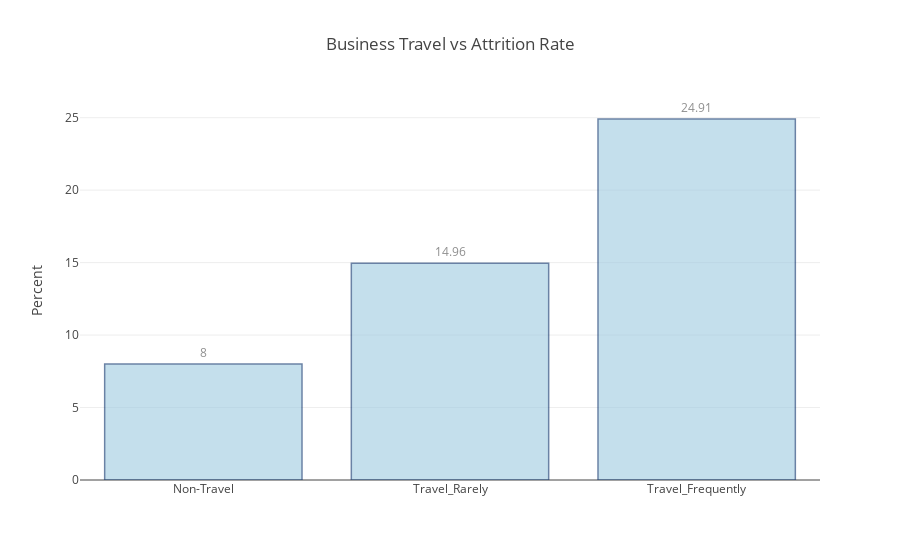

Notebook code cell kept with this figure:
### Markdown cell above
### 3.2.2 What percent of employees who left traveled for business?

### Code cell
# Plotly object: Attrition Pct by Amount of Travel
p = [go.Bar(x = output_yes.BusinessTravel, 
            y = output_yes.pct,
            text=output_yes.pct.round(decimals=2),
            textposition = 'outside',
            orientation = 'v',
            opacity=0.6, 
            marker=dict(
                color='rgb(158,202,225)',
                line=dict(
                    color='rgb(8,48,107)',
                    width=1.5)))]

# Pieces of Flair
layout = go.Layout(title='Business Travel vs Attrition Rate',
                   yaxis=dict(title="Percent"))
fig = go.Figure(data=p, layout=layout)

# Plot it
py.offline.iplot(fig)

### Figure 1 — Plotly figure (JSON) as saved in the notebook; plotly's stock layout.template omitted (floating-point values rounded to 4 significant figures)
{"data": [{"marker": {"color": "rgb(158,202,225)", "line": {"color": "rgb(8,48,107)", "width": 1.5}}, "opacity": 0.6, "orientation": "v", "text": [8, 14.96, 24.91], "textposition": "outside", "type": "bar", "uid": "ec4a638d-a6e5-4d50-9052-e8f9ab7771c0", "x": ["Non-Travel", "Travel_Rarely", "Travel_Frequently"], "y": [8, 14.96, 24.91]}], "layout": {"title": {"text": "Business Travel vs Attrition Rate"}, "yaxis": {"title": {"text": "Percent"}}}}
